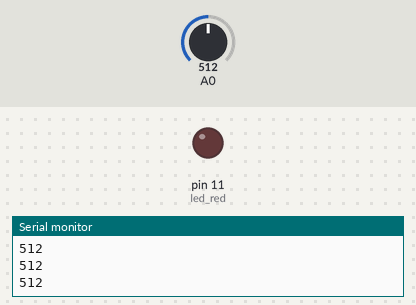
Bench run of a sketch on a simulated Arduino Uno, built with avr-gcc and run on an emulated ATmega328P. Parts: output pins drawn as LEDs (lit = HIGH), the last lines printed to the serial monitor. Inputs (shaded band) come from the test bench; at power-on: A0 = 512.

Above: at 1.2 s.
1.3 s: A0 set to 415
2.8 s: A0 set to 386
At 3.2 s:
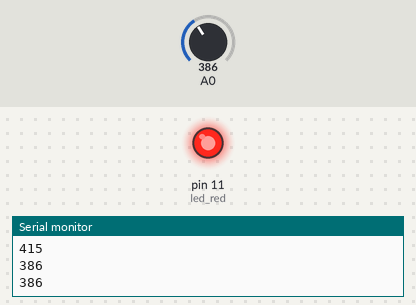
4.3 s: A0 set to 410
At 5.6 s:
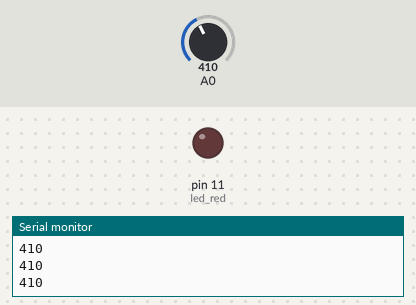
5.9 s: A0 set to 390
At 7.1 s:
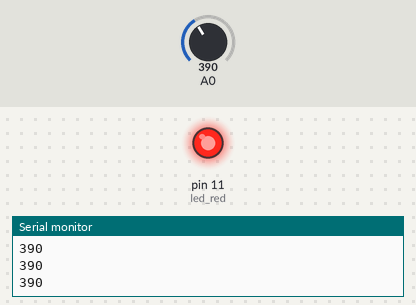
Timing chart, 0 to 8.5 s (numbered marks = the images above; inputs shaded):
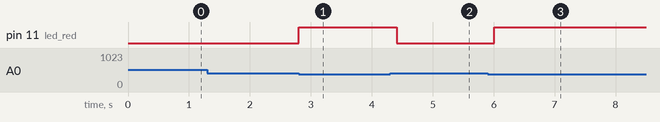

Measured:
- the behaviour switches between 401 and 400 on A0 (found by bisection; images 0 and 1)
- after the input at 2.8 s, pin 11 (led_red): LOW → HIGH at once
- after the input at 4.3 s, pin 11 (led_red): HIGH → LOW after 0.11 s
- after the input at 5.9 s, pin 11 (led_red): LOW → HIGH after 0.11 s

The sketch:

photo_sensor.ino
```cpp
int led_red =11;

void setup() {
  // put your setup code here, to run once:
  Serial.begin(9600);
  pinMode(led_red, OUTPUT);
}

void loop() {
  // put your main code here, to run repeatedly:
int cds_val=analogRead(A0);
Serial.println(cds_val);
if(cds_val<=400)
{
  digitalWrite(led_red, HIGH);
}
else
{
  digitalWrite(led_red, LOW);
}
delay(200);
}
```
